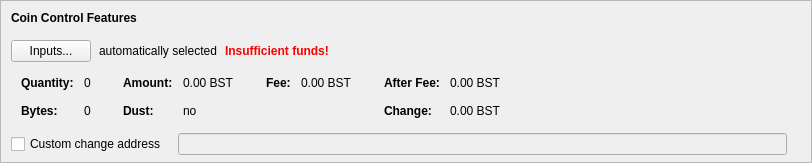
    <widget class="QFrame" name="frameCoinControl">
     <property name="sizePolicy">
      <sizepolicy hsizetype="Expanding" vsizetype="Expanding">
       <horstretch>0</horstretch>
       <verstretch>0</verstretch>
      </sizepolicy>
     </property>
     <property name="maximumSize">
      <size>
       <width>16777215</width>
       <height>16777215</height>
      </size>
     </property>
     <property name="frameShape">
      <enum>QFrame::StyledPanel</enum>
     </property>
     <property name="frameShadow">
      <enum>QFrame::Sunken</enum>
     </property>
     <layout class="QVBoxLayout" name="verticalLayoutCoinControl2">
      <property name="spacing">
       <number>0</number>
      </property>
      <property name="leftMargin">
       <number>0</number>
      </property>
      <property name="topMargin">
       <number>0</number>
      </property>
      <property name="rightMargin">
       <number>0</number>
      </property>
      <property name="bottomMargin">
       <number>6</number>
      </property>
      <item>
       <layout class="QVBoxLayout" name="verticalLayoutCoinControl" stretch="0,0,0,0,1">
        <property name="spacing">
         <number>0</number>
        </property>
        <property name="leftMargin">
         <number>10</number>
        </property>
        <property name="topMargin">
         <number>10</number>
        </property>
        <item>
         <layout class="QHBoxLayout" name="horizontalLayoutCoinControl1">
          <property name="bottomMargin">
           <number>15</number>
          </property>
          <item>
           <widget class="QLabel" name="labelCoinControlFeatures">
            <property name="sizePolicy">
             <sizepolicy hsizetype="Preferred" vsizetype="Maximum">
              <horstretch>0</horstretch>
              <verstretch>0</verstretch>
             </sizepolicy>
            </property>
            <property name="font">
             <font>
              <weight>75</weight>
              <bold>true</bold>
             </font>
            </property>
            <property name="styleSheet">
             <string notr="true">font-weight:bold;</string>
            </property>
            <property name="text">
             <string>Coin Control Features</string>
            </property>
           </widget>
          </item>
         </layout>
        </item>
        <item>
         <layout class="QHBoxLayout" name="horizontalLayoutCoinControl2" stretch="0,0,0,0">
          <property name="spacing">
           <number>8</number>
          </property>
          <property name="bottomMargin">
           <number>10</number>
          </property>
          <item>
           <widget class="QPushButton" name="pushButtonCoinControl">
            <property name="styleSheet">
             <string notr="true"/>
            </property>
            <property name="text">
             <string>Inputs...</string>
            </property>
            <property name="autoDefault">
             <bool>false</bool>
            </property>
           </widget>
          </item>
          <item>
           <widget class="QLabel" name="labelCoinControlAutomaticallySelected">
            <property name="text">
             <string>automatically selected</string>
            </property>
            <property name="margin">
             <number>5</number>
            </property>
           </widget>
          </item>
          <item>
           <widget class="QLabel" name="labelCoinControlInsuffFunds">
            <property name="font">
             <font>
              <weight>75</weight>
              <bold>true</bold>
             </font>
            </property>
            <property name="styleSheet">
             <string notr="true">color:red;font-weight:bold;</string>
            </property>
            <property name="text">
             <string>Insufficient funds!</string>
            </property>
            <property name="margin">
             <number>5</number>
            </property>
           </widget>
          </item>
          <item>
           <spacer name="horizontalSpacerCoinControl">
            <property name="orientation">
             <enum>Qt::Horizontal</enum>
            </property>
            <property name="sizeHint" stdset="0">
             <size>
              <width>40</width>
              <height>1</height>
             </size>
            </property>
           </spacer>
          </item>
         </layout>
        </item>
        <item>
         <widget class="QWidget" name="widgetCoinControl" native="true">
          <property name="sizePolicy">
           <sizepolicy hsizetype="Preferred" vsizetype="Preferred">
            <horstretch>0</horstretch>
            <verstretch>0</verstretch>
           </sizepolicy>
          </property>
          <property name="minimumSize">
           <size>
            <width>0</width>
            <height>0</height>
           </size>
          </property>
          <property name="styleSheet">
           <string notr="true"/>
          </property>
          <layout class="QHBoxLayout" name="horizontalLayoutCoinControl5">
           <property name="leftMargin">
            <number>0</number>
           </property>
           <property name="topMargin">
            <number>0</number>
           </property>
           <property name="rightMargin">
            <number>0</number>
           </property>
           <property name="bottomMargin">
            <number>0</number>
           </property>
           <item>
            <layout class="QHBoxLayout" name="horizontalLayoutCoinControl3" stretch="0,0,0,1">
             <property name="spacing">
              <number>20</number>
             </property>
             <property name="topMargin">
              <number>0</number>
             </property>
             <property name="bottomMargin">
              <number>10</number>
             </property>
             <item>
              <layout class="QFormLayout" name="formLayoutCoinControl1">
               <property name="horizontalSpacing">
                <number>10</number>
               </property>
               <property name="verticalSpacing">
                <number>14</number>
               </property>
               <property name="leftMargin">
                <number>10</number>
               </property>
               <property name="topMargin">
                <number>4</number>
               </property>
               <property name="rightMargin">
                <number>6</number>
               </property>
               <item row="0" column="0">
                <widget class="QLabel" name="labelCoinControlQuantityText">
                 <property name="font">
                  <font>
                   <weight>75</weight>
                   <bold>true</bold>
                  </font>
                 </property>
                 <property name="text">
                  <string>Quantity:</string>
                 </property>
                 <property name="margin">
                  <number>0</number>
                 </property>
                </widget>
               </item>
               <item row="0" column="1">
                <widget class="QLabel" name="labelCoinControlQuantity">
                 <property name="cursor">
                  <cursorShape>IBeamCursor</cursorShape>
                 </property>
                 <property name="contextMenuPolicy">
                  <enum>Qt::ActionsContextMenu</enum>
                 </property>
                 <property name="text">
                  <string notr="true">0</string>
                 </property>
                 <property name="margin">
                  <number>0</number>
                 </property>
                 <property name="textInteractionFlags">
                  <set>Qt::LinksAccessibleByMouse|Qt::TextSelectableByKeyboard|Qt::TextSelectableByMouse</set>
                 </property>
                </widget>
               </item>
               <item row="1" column="0">
                <widget class="QLabel" name="labelCoinControlBytesText">
                 <property name="font">
                  <font>
                   <weight>75</weight>
                   <bold>true</bold>
                  </font>
                 </property>
                 <property name="text">
                  <string>Bytes:</string>
                 </property>
                </widget>
               </item>
               <item row="1" column="1">
                <widget class="QLabel" name="labelCoinControlBytes">
                 <property name="cursor">
                  <cursorShape>IBeamCursor</cursorShape>
                 </property>
                 <property name="contextMenuPolicy">
                  <enum>Qt::ActionsContextMenu</enum>
                 </property>
                 <property name="text">
                  <string notr="true">0</string>
                 </property>
                 <property name="textInteractionFlags">
                  <set>Qt::LinksAccessibleByMouse|Qt::TextSelectableByKeyboard|Qt::TextSelectableByMouse</set>
                 </property>
                </widget>
               </item>
              </layout>
             </item>
             <item>
              <layout class="QFormLayout" name="formLayoutCoinControl2">
               <property name="horizontalSpacing">
                <number>10</number>
               </property>
               <property name="verticalSpacing">
                <number>14</number>
               </property>
               <property name="leftMargin">
                <number>6</number>
               </property>
               <property name="topMargin">
                <number>4</number>
               </property>
               <property name="rightMargin">
                <number>6</number>
               </property>
               <item row="0" column="0">
                <widget class="QLabel" name="labelCoinControlAmountText">
                 <property name="font">
                  <font>
                   <weight>75</weight>
                   <bold>true</bold>
                  </font>
                 </property>
                 <property name="text">
                  <string>Amount:</string>
                 </property>
                 <property name="margin">
                  <number>0</number>
                 </property>
                </widget>
               </item>
               <item row="0" column="1">
                <widget class="QLabel" name="labelCoinControlAmount">
                 <property name="cursor">
                  <cursorShape>IBeamCursor</cursorShape>
                 </property>
                 <property name="contextMenuPolicy">
                  <enum>Qt::ActionsContextMenu</enum>
                 </property>
                 <property name="text">
                  <string notr="true">0.00 BST</string>
                 </property>
                 <property name="textInteractionFlags">
                  <set>Qt::LinksAccessibleByMouse|Qt::TextSelectableByKeyboard|Qt::TextSelectableByMouse</set>
                 </property>
                </widget>
               </item>
               <item row="1" column="0">
                <widget class="QLabel" name="labelCoinControlLowOutputText">
                 <property name="font">
                  <font>
                   <weight>75</weight>
                   <bold>true</bold>
                  </font>
                 </property>
                 <property name="text">
                  <string>Dust:</string>
                 </property>
                </widget>
               </item>
               <item row="1" column="1">
                <widget class="QLabel" name="labelCoinControlLowOutput">
                 <property name="cursor">
                  <cursorShape>IBeamCursor</cursorShape>
                 </property>
                 <property name="contextMenuPolicy">
                  <enum>Qt::ActionsContextMenu</enum>
                 </property>
                 <property name="text">
                  <string notr="true">no</string>
                 </property>
                 <property name="textInteractionFlags">
                  <set>Qt::LinksAccessibleByMouse|Qt::TextSelectableByKeyboard|Qt::TextSelectableByMouse</set>
                 </property>
                </widget>
               </item>
              </layout>
             </item>
             <item>
              <layout class="QFormLayout" name="formLayoutCoinControl3">
               <property name="horizontalSpacing">
                <number>10</number>
               </property>
               <property name="verticalSpacing">
                <number>14</number>
               </property>
               <property name="leftMargin">
                <number>6</number>
               </property>
               <property name="topMargin">
                <number>4</number>
               </property>
               <property name="rightMargin">
                <number>6</number>
               </property>
               <item row="0" column="0">
                <widget class="QLabel" name="labelCoinControlFeeText">
                 <property name="font">
                  <font>
                   <weight>75</weight>
                   <bold>true</bold>
                  </font>
                 </property>
                 <property name="text">
                  <string>Fee:</string>
                 </property>
                 <property name="margin">
                  <number>0</number>
                 </property>
                </widget>
               </item>
               <item row="0" column="1">
                <widget class="QLabel" name="labelCoinControlFee">
                 <property name="cursor">
                  <cursorShape>IBeamCursor</cursorShape>
                 </property>
                 <property name="contextMenuPolicy">
                  <enum>Qt::ActionsContextMenu</enum>
                 </property>
                 <property name="text">
                  <string notr="true">0.00 BST</string>
                 </property>
                 <property name="textInteractionFlags">
                  <set>Qt::LinksAccessibleByMouse|Qt::TextSelectableByKeyboard|Qt::TextSelectableByMouse</set>
                 </property>
                </widget>
               </item>
              </layout>
             </item>
             <item>
              <layout class="QFormLayout" name="formLayoutCoinControl4">
               <property name="horizontalSpacing">
                <number>10</number>
               </property>
               <property name="verticalSpacing">
                <number>14</number>
               </property>
               <property name="leftMargin">
                <number>6</number>
               </property>
               <property name="topMargin">
                <number>4</number>
               </property>
               <property name="rightMargin">
                <number>6</number>
               </property>
               <item row="0" column="0">
                <widget class="QLabel" name="labelCoinControlAfterFeeText">
                 <property name="font">
                  <font>
                   <weight>75</weight>
                   <bold>true</bold>
                  </font>
                 </property>
                 <property name="text">
                  <string>After Fee:</string>
                 </property>
                 <property name="margin">
                  <number>0</number>
                 </property>
                </widget>
               </item>
               <item row="0" column="1">
                <widget class="QLabel" name="labelCoinControlAfterFee">
                 <property name="cursor">
                  <cursorShape>IBeamCursor</cursorShape>
                 </property>
                 <property name="contextMenuPolicy">
                  <enum>Qt::ActionsContextMenu</enum>
                 </property>
                 <property name="text">
                  <string notr="true">0.00 BST</string>
                 </property>
                 <property name="textInteractionFlags">
                  <set>Qt::LinksAccessibleByMouse|Qt::TextSelectableByKeyboard|Qt::TextSelectableByMouse</set>
                 </property>
                </widget>
               </item>
               <item row="1" column="0">
                <widget class="QLabel" name="labelCoinControlChangeText">
                 <property name="font">
                  <font>
                   <weight>75</weight>
                   <bold>true</bold>
                  </font>
                 </property>
                 <property name="text">
                  <string>Change:</string>
                 </property>
                </widget>
               </item>
               <item row="1" column="1">
                <widget class="QLabel" name="labelCoinControlChange">
                 <property name="cursor">
                  <cursorShape>IBeamCursor</cursorShape>
                 </property>
                 <property name="contextMenuPolicy">
                  <enum>Qt::ActionsContextMenu</enum>
                 </property>
                 <property name="text">
                  <string notr="true">0.00 BST</string>
                 </property>
                 <property name="textInteractionFlags">
                  <set>Qt::LinksAccessibleByMouse|Qt::TextSelectableByKeyboard|Qt::TextSelectableByMouse</set>
                 </property>
                </widget>
               </item>
              </layout>
             </item>
            </layout>
           </item>
          </layout>
         </widget>
        </item>
        <item>
         <layout class="QHBoxLayout" name="horizontalLayoutCoinControl4" stretch="0,0,0">
          <property name="spacing">
           <number>12</number>
          </property>
          <property name="sizeConstraint">
           <enum>QLayout::SetDefaultConstraint</enum>
          </property>
          <property name="topMargin">
           <number>5</number>
          </property>
          <property name="rightMargin">
           <number>5</number>
          </property>
          <item>
           <widget class="QCheckBox" name="checkBoxCoinControlChange">
            <property name="toolTip">
             <string>If this is activated, but the change address is empty or invalid, change will be sent to a newly generated address.</string>
            </property>
            <property name="text">
             <string>Custom change address</string>
            </property>
           </widget>
          </item>
          <item>
           <widget class="QValidatedLineEdit" name="lineEditCoinControlChange">
            <property name="enabled">
             <bool>false</bool>
            </property>
            <property name="sizePolicy">
             <sizepolicy hsizetype="Expanding" vsizetype="Fixed">
              <horstretch>0</horstretch>
              <verstretch>0</verstretch>
             </sizepolicy>
            </property>
           </widget>
          </item>
          <item>
           <widget class="QLabel" name="labelCoinControlChangeLabel">
            <property name="sizePolicy">
             <sizepolicy hsizetype="Preferred" vsizetype="Expanding">
              <horstretch>0</horstretch>
              <verstretch>0</verstretch>
             </sizepolicy>
            </property>
            <property name="minimumSize">
             <size>
              <width>0</width>
              <height>0</height>
             </size>
            </property>
            <property name="text">
             <string/>
            </property>
            <property name="margin">
             <number>3</number>
            </property>
           </widget>
          </item>
         </layout>
        </item>
        <item>
         <spacer name="verticalSpacerCoinControl">
          <property name="orientation">
           <enum>Qt::Vertical</enum>
          </property>
          <property name="sizeHint" stdset="0">
           <size>
            <width>800</width>
            <height>1</height>
           </size>
          </property>
         </spacer>
        </item>
       </layout>
      </item>
     </layout>
    </widget>
